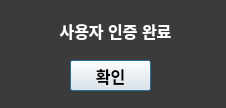
<?xml version="1.0" encoding="UTF-8"?>
<ui version="4.0">
 <class>Dialog</class>
 <widget class="QDialog" name="Dialog">
  <property name="geometry">
   <rect>
    <x>0</x>
    <y>0</y>
    <width>226</width>
    <height>108</height>
   </rect>
  </property>
  <property name="windowTitle">
   <string>Dialog</string>
  </property>
  <widget class="QLabel" name="car_bg">
   <property name="geometry">
    <rect>
     <x>0</x>
     <y>0</y>
     <width>311</width>
     <height>141</height>
    </rect>
   </property>
   <property name="styleSheet">
    <string notr="true">background-color: rgb(59, 59, 59);</string>
   </property>
   <property name="text">
    <string/>
   </property>
   <property name="alignment">
    <set>Qt::AlignCenter</set>
   </property>
  </widget>
  <widget class="QLabel" name="label">
   <property name="geometry">
    <rect>
     <x>20</x>
     <y>16</y>
     <width>191</width>
     <height>30</height>
    </rect>
   </property>
   <property name="styleSheet">
    <string notr="true">font: bold 16px;
color: white;</string>
   </property>
   <property name="text">
    <string>사용자 인증 완료</string>
   </property>
   <property name="alignment">
    <set>Qt::AlignCenter</set>
   </property>
  </widget>
  <widget class="QPushButton" name="alert_ok">
   <property name="geometry">
    <rect>
     <x>70</x>
     <y>60</y>
     <width>81</width>
     <height>31</height>
    </rect>
   </property>
   <property name="styleSheet">
    <string notr="true">font: bold 16px;
color: black;</string>
   </property>
   <property name="text">
    <string>확인</string>
   </property>
  </widget>
 </widget>
 <resources/>
 <connections/>
</ui>
